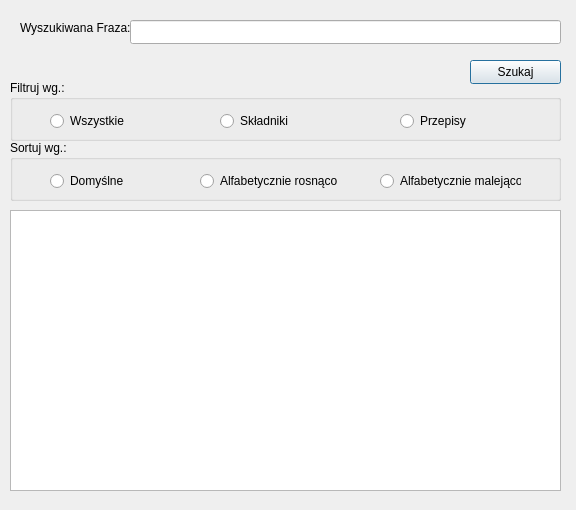
<?xml version="1.0" encoding="UTF-8"?>
<ui version="4.0">
 <class>Search</class>
 <widget class="QDialog" name="Search">
  <property name="geometry">
   <rect>
    <x>0</x>
    <y>0</y>
    <width>576</width>
    <height>510</height>
   </rect>
  </property>
  <property name="windowTitle">
   <string>Dialog</string>
  </property>
  <widget class="QLineEdit" name="searchLineEdit">
   <property name="geometry">
    <rect>
     <x>130</x>
     <y>20</y>
     <width>431</width>
     <height>24</height>
    </rect>
   </property>
  </widget>
  <widget class="QLabel" name="label">
   <property name="geometry">
    <rect>
     <x>20</x>
     <y>20</y>
     <width>111</width>
     <height>16</height>
    </rect>
   </property>
   <property name="text">
    <string>Wyszukiwana Fraza:</string>
   </property>
  </widget>
  <widget class="QTableView" name="searchingTableView">
   <property name="geometry">
    <rect>
     <x>10</x>
     <y>210</y>
     <width>551</width>
     <height>281</height>
    </rect>
   </property>
  </widget>
  <widget class="QGroupBox" name="filtrGroupBox">
   <property name="geometry">
    <rect>
     <x>10</x>
     <y>80</y>
     <width>551</width>
     <height>61</height>
    </rect>
   </property>
   <property name="title">
    <string>Filtruj wg.:</string>
   </property>
   <widget class="QRadioButton" name="allRadioButton_3">
    <property name="geometry">
     <rect>
      <x>40</x>
      <y>30</y>
      <width>91</width>
      <height>22</height>
     </rect>
    </property>
    <property name="text">
     <string>Wszystkie</string>
    </property>
   </widget>
   <widget class="QRadioButton" name="ingrRadioButton_4">
    <property name="geometry">
     <rect>
      <x>210</x>
      <y>30</y>
      <width>91</width>
      <height>22</height>
     </rect>
    </property>
    <property name="text">
     <string>Składniki</string>
    </property>
   </widget>
   <widget class="QRadioButton" name="recRadioButton_5">
    <property name="geometry">
     <rect>
      <x>390</x>
      <y>30</y>
      <width>91</width>
      <height>22</height>
     </rect>
    </property>
    <property name="text">
     <string>Przepisy</string>
    </property>
   </widget>
  </widget>
  <widget class="QGroupBox" name="sortGroupBox_2">
   <property name="geometry">
    <rect>
     <x>10</x>
     <y>140</y>
     <width>551</width>
     <height>61</height>
    </rect>
   </property>
   <property name="title">
    <string>Sortuj wg.:</string>
   </property>
   <widget class="QRadioButton" name="alphRadioButton">
    <property name="geometry">
     <rect>
      <x>190</x>
      <y>30</y>
      <width>141</width>
      <height>22</height>
     </rect>
    </property>
    <property name="text">
     <string>Alfabetycznie rosnąco</string>
    </property>
   </widget>
   <widget class="QRadioButton" name="alphRevRadioButton_2">
    <property name="geometry">
     <rect>
      <x>370</x>
      <y>30</y>
      <width>141</width>
      <height>22</height>
     </rect>
    </property>
    <property name="text">
     <string>Alfabetycznie malejąco</string>
    </property>
   </widget>
   <widget class="QRadioButton" name="defaultRadioButton">
    <property name="geometry">
     <rect>
      <x>40</x>
      <y>30</y>
      <width>91</width>
      <height>22</height>
     </rect>
    </property>
    <property name="text">
     <string>Domyślne</string>
    </property>
   </widget>
  </widget>
  <widget class="QPushButton" name="searchButton">
   <property name="geometry">
    <rect>
     <x>470</x>
     <y>60</y>
     <width>91</width>
     <height>24</height>
    </rect>
   </property>
   <property name="text">
    <string>Szukaj</string>
   </property>
  </widget>
 </widget>
 <resources/>
 <connections/>
</ui>
